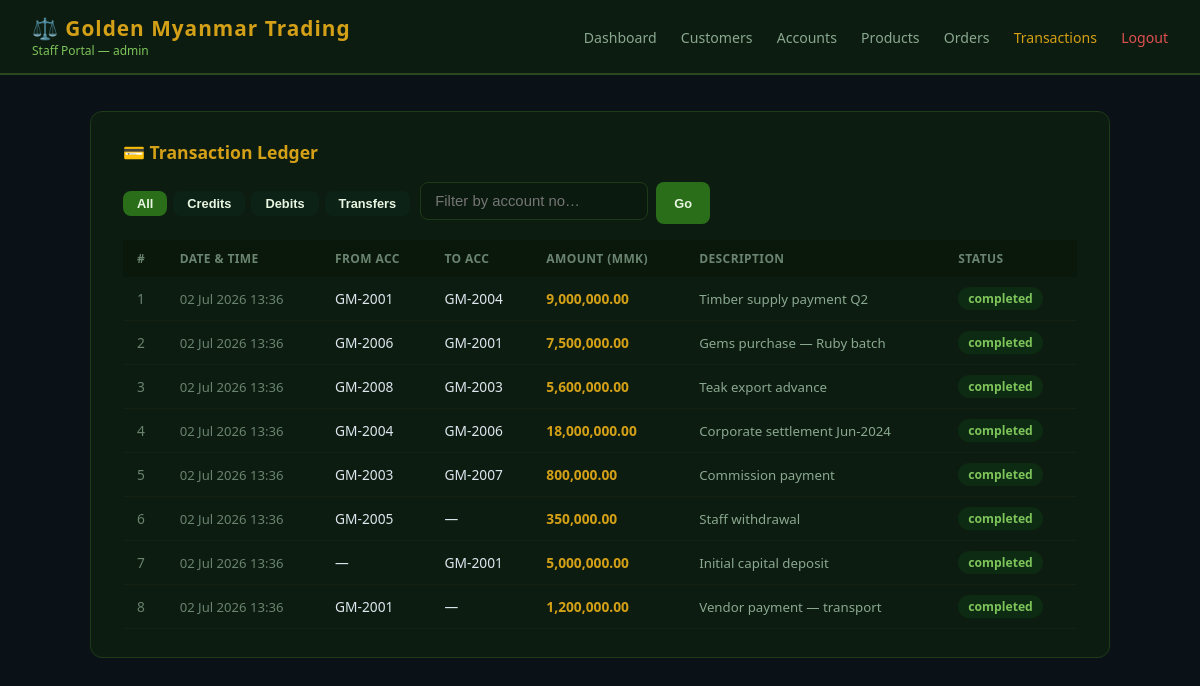
The page /lab/company-web-server/transactions.php (signed in) on the database its author committed.
### tables this page shows
CREATE TABLE IF NOT EXISTS transactions (
    id          INT AUTO_INCREMENT PRIMARY KEY,
    from_acc    VARCHAR(20),
    to_acc      VARCHAR(20),
    amount      DECIMAL(18,2) NOT NULL,
    description VARCHAR(255) DEFAULT '',
    status      ENUM('completed','pending','failed','reversed') DEFAULT 'completed',
    created_at  DATETIME DEFAULT CURRENT_TIMESTAMP,
    INDEX idx_from (from_acc),
    INDEX idx_to   (to_acc)
);

### lab/company-web-server/transactions.php (the view, shortened to what this page needs)
<?php
require 'db.php';
$filter = isset($_GET['type']) ? $_GET['type'] : 'all';
$where  = '';
$acc_search = isset($_GET['acc']) ? $_GET['acc'] : '';
$txns = $conn->query(
    "SELECT t.* FROM transactions t $where ORDER BY t.created_at DESC LIMIT 200"
);
?>
<!DOCTYPE html>
<html lang="en">
<head>
<link rel="stylesheet" href="style.css">
</head>
<body>
<?php include 'nav.php'; ?>
<div class="container">
  <div class="card">
    <h2>💳 Transaction Ledger</h2>
    <div style="display:flex;gap:10px;margin-bottom:16px;flex-wrap:wrap;align-items:center">
      <div style="display:flex;gap:6px">
        <a href="transactions.php"><button class="btn btn-sm" style="<?= $filter==='all' ? '' : 'background:#0d2217' ?>">All</button></a>
        <a href="?type=credit"><button class="btn btn-sm" style="<?= $filter==='credit' ? '' : 'background:#0d2217' ?>">Credits</button></a>
        <a href="?type=debit"><button class="btn btn-sm" style="<?= $filter==='debit' ? 'background:#2a0d0d;color:#e05050' : 'background:#0d2217' ?>">Debits</button></a>
        <a href="?type=transfer"><button class="btn btn-sm" style="<?= $filter==='transfer' ? 'background:#0d1a2a;color:#5aaae0' : 'background:#0d2217' ?>">Transfers</button></a>
      </div>
      <form method="GET" style="display:flex;gap:8px">
        <div class="form-group" style="margin:0;min-width:180px">
          <input name="acc" value="<?= htmlspecialchars($acc_search) ?>" placeholder="Filter by account no…">
        </div>
        <button class="btn btn-sm" style="height:42px;padding:0 18px">Go</button>
      </form>
    </div>
    <?php if ($txns === false || $txns->num_rows === 0): ?>
      <p style="color:#6a8470">No transactions found.</p>
    <?php else: ?>
    <table>
      <tr><th>#</th><th>Date & Time</th><th>From Acc</th><th>To Acc</th><th>Amount (MMK)</th><th>Description</th><th>Status</th></tr>
      <?php while ($t = $txns->fetch_assoc()): ?>
      <tr>
        <td style="color:#6a8470"><?= $t['id'] ?></td>
        <td style="font-size:0.82rem;color:#6a8470"><?= date('d M Y H:i', strtotime($t['created_at'])) ?></td>
        <td><?= htmlspecialchars($t['from_acc'] ?? '—') ?></td>
        <td><?= htmlspecialchars($t['to_acc']   ?? '—') ?></td>
        <td style="font-weight:600;color:#d4a017"><?= number_format($t['amount'], 2) ?></td>
        <td style="color:#8aa890;font-size:0.83rem"><?= htmlspecialchars($t['description']) ?></td>
        <td><span class="badge badge-<?= $t['status'] === 'completed' ? 'credit' : 'pending' ?>"><?= $t['status'] ?></span></td>
      </tr>
      <?php endwhile; ?>
    </table>
    <?php endif; ?>
  </div>
</div>
</body>
</html>

### lab/company-web-server/style.css (style rules this page uses)
* { box-sizing: border-box; margin: 0; padding: 0; }
body { font-family: 'Segoe UI', sans-serif; background: #0a1218; color: #dde6ee; min-height: 100vh; }
.container { max-width: 1060px; margin: 36px auto; padding: 0 20px; }
.card { background: #0d1c10; border: 1px solid #1e3a18; border-radius: 12px; padding: 28px 32px; margin-bottom: 22px; }
.card h2 { color: #d4a017; margin-bottom: 18px; font-size: 1.1rem; display: flex; align-items: center; gap: 8px; }
.form-group { margin-bottom: 16px; }
.form-group input, .form-group select, .form-group textarea { width: 100%; padding: 10px 14px; background: #0a1a0e; border: 1px solid #1e3a18; border-radius: 8px; color: #dde6ee; font-size: 0.93rem; }
.btn { background: #2a6e1a; color: #e8f5e0; border: none; padding: 10px 26px; border-radius: 8px; cursor: pointer; font-size: 0.92rem; font-weight: 600; transition: background 0.2s; }
.btn-sm { padding: 5px 14px; font-size: 0.80rem; }
table { width: 100%; border-collapse: collapse; font-size: 0.86rem; }
th { background: #0a180c; color: #6a8470; padding: 10px 14px; text-align: left; font-weight: 600; text-transform: uppercase; font-size: 0.75rem; letter-spacing: 0.4px; }
td { padding: 10px 14px; border-bottom: 1px solid #152010; }
.badge { display: inline-block; padding: 3px 10px; border-radius: 20px; font-size: 0.76rem; font-weight: 600; }
.badge-credit { background: #0d2a12; color: #7dc45a; }

### rows shown on the page
transactions: id "1", created_at "02 Jul 2026 13:36", from_acc "GM-2001", to_acc "GM-2004", amount "9,000,000.00", description "Timber supply payment Q2", status "completed"
transactions: id "2", created_at "02 Jul 2026 13:36", from_acc "GM-2006", to_acc "GM-2001", amount "7,500,000.00", description "Gems purchase — Ruby batch", status "completed"
transactions: id "3", created_at "02 Jul 2026 13:36", from_acc "GM-2008", to_acc "GM-2003", amount "5,600,000.00", description "Teak export advance", status "completed"
transactions: id "4", created_at "02 Jul 2026 13:36", from_acc "GM-2004", to_acc "GM-2006", amount "18,000,000.00", description "Corporate settlement Jun-2024", status "completed"
transactions: id "5", created_at "02 Jul 2026 13:36", from_acc "GM-2003", to_acc "GM-2007", amount "800,000.00", description "Commission payment", status "completed"
transactions: id "6", created_at "02 Jul 2026 13:36", from_acc "GM-2005", to_acc "—", amount "350,000.00", description "Staff withdrawal", status "completed"
transactions: id "7", created_at "02 Jul 2026 13:36", from_acc "—", to_acc "GM-2001", amount "5,000,000.00", description "Initial capital deposit", status "completed"
transactions: id "8", created_at "02 Jul 2026 13:36", from_acc "GM-2001", to_acc "—", amount "1,200,000.00", description "Vendor payment — transport", status "completed"

### other values the page prints
$_SESSION['staff_role'] "admin"
